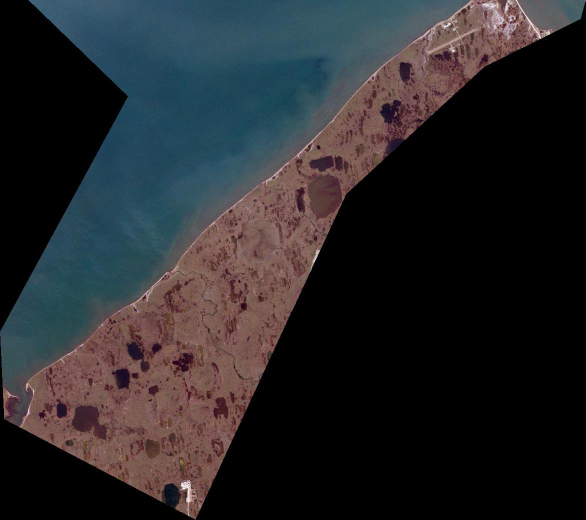
#> input picture coastline_detection/good_images/output2.jpg, 1171 x 1039 px, found by its file name (shown at 1/2 size)
$ jupyter execute --allow-errors 'Edge _process_overview.ipynb'   (older library calls are emulated)
#> lines starting #> are read from the running program, lines starting #| are printed output that depends on the picture
# Edge Detection on Plant Imagery for North Alaskan Coast
This project is designed to create a method of detecting coastline
in a set of given satellite imagery from planet labs. Specifically
for the following code the coastlines that are being detected are
located in northern Alaska. With the goal for this project being
the accurate coastline detection of over 1000 km of northern Alaskan
coastline to measure coastal erosion.

To do this the following edge detection and threshold methods have
been used: Canny edge detection, Sobel Edge Detection,
Normalized Difference Water Index (NDWI), Holistically-Nested
Edge Detection, and ISODATA clustering. Each of these methods have
their strong and weak points when it comes to clustering. I will go
over a outline of how each method work, show the method results on
two sample images from the north Alaskan coast, and describe why
the method was either chosen for further use in the project or
dropped.

# Canny Edge Detection
Canny edge detection is a multi-stage process used to detect edge on
a wide array of images.

Step 1:
We first have to import opencv and numpy in addition to handle the images
then load in the image as grayscale

[cell 1]
import cv2
import numpy as np
image = "/home/nelson/PycharmProjects/coastline_detection_with_LANDSAT/good_images/output2.jpg"
image = cv2.imread(image)
#> image is the input picture: shape (1039, 1171, 3); mean B, G, R 41.2, 38.6, 38.7
image = cv2.cvtColor(image, cv2.COLOR_BGR2GRAY)  # cv2.COLOR_BGR2GRAY one of opencv many color change options
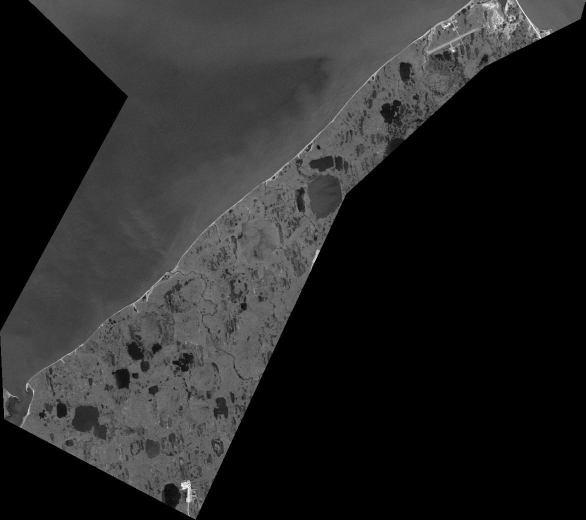
#> image: shape (1039, 1171) (shown at 1/2 size); min 0, max 253, mean 38.9

Now we need to apply a blur to the image. I know that applying a blur
seems counter intuitive but it is useful for removing noise at the
edge locations of the image. For this example we will be using a
gaussian blur of size 5x5. This should remove most of the noise in
our image.

[cell 2]
blur = cv2.GaussianBlur(image, (5, 5), 0)

Now we can apply canny edge detection on the blurred image. Part of
canny edge detection is entering in the upper and lower bounds of
the pixels in the image. Any pixels with a value higher than the upper
bound is automatically considered an edge. While any pixels below the
lower bound threshold are considered to be non-edges and are to be
discarded. Values between the two thresholds are considered to be either
edges or none edges based on their connectivity to other pixels.
One method about thinking of this process is that edges are the
points where two gaussian/bell curves meet.

[cell 3]
canny = cv2.Canny(blur, 30, 150)  # these values are just random
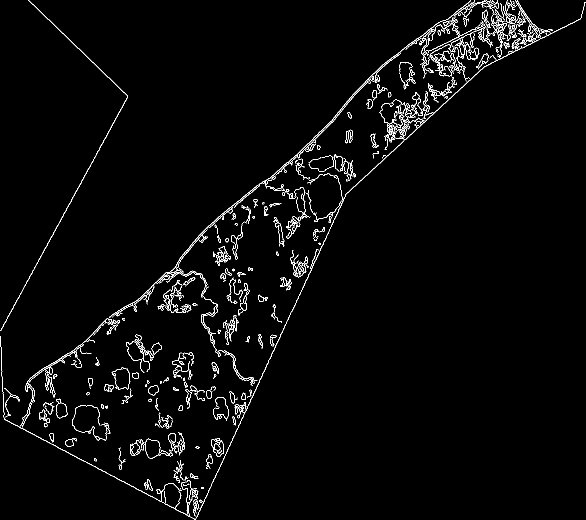
#> canny: shape (1039, 1171) (shown at 1/2 size); 2.3% white in thin lines or dots

As you can see in this image canny edge detection works pretty well.
You can see continuous edges from the coastline. It also picks up
the ponds and lakes that are also in the image. The main problem with
Canny Edge detection though is that it relies way to heavily on human
inputted values for determining edges. This makes trying to use this process
a poor choice for large amounts of images when a large variety of
different conditions exist for those images. Exactly the situation for
this project. An example of this is the following image with Canny Edge
detection applied.

Canny edge applied with the same values

You'll see in this image that in the upper left corner parts of the
island end up getting cut off.

In the end though Canny edge is still a really good edge detection choice
in most cases

# Sobel Edge Detection
Sobel Edge Detection is an approximation of the derivative of the image separated in
the x and y directions.  These gradients are then added together.

Step 1:
This is also an opencv function. Lucky we already have opencv imported.
We are also going to be using a grayscale image again. Which is still imported
as the image object. We then apply the opencv sobel function to get the x and y
gradient. To perform this operation we also need to convert the int8 pixels into 64 bit floats.
Otherwise information will be lost since we are calculating gradients.

[cell 4]
sobelX = cv2.Sobel(image, cv2.CV_64F, 1, 0)
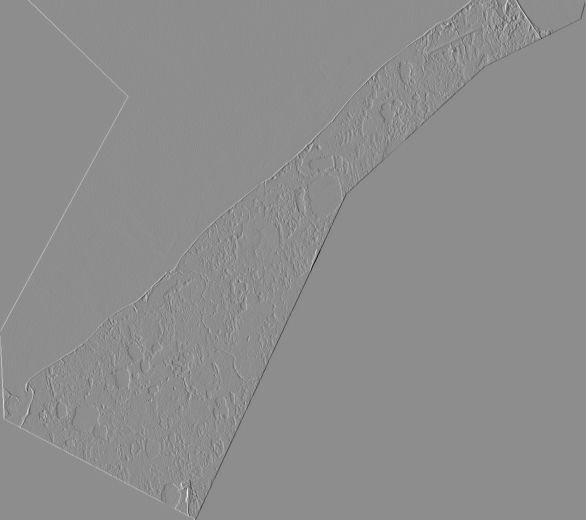
#> sobelX: shape (1039, 1171) float64 (shown at 1/2 size); min -799, max 642, mean 0; drawn with min black and max white
sobelY = cv2.Sobel(image, cv2.CV_64F, 0, 1)

Step 2:
we then have to convert the 64 float values back into int8. So that we have pixel
values that are readable for image displaying. Followed by adding the x and y gradients together.

[cell 5]
sobelX = np.uint8(np.absolute(sobelX))
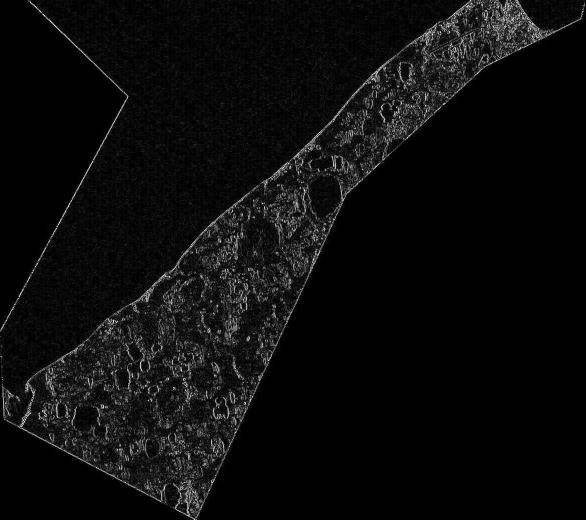
#> sobelX: shape (1039, 1171) (shown at 1/2 size); min 0, max 255, mean 11.7
sobelY = np.uint8(np.absolute(sobelY))
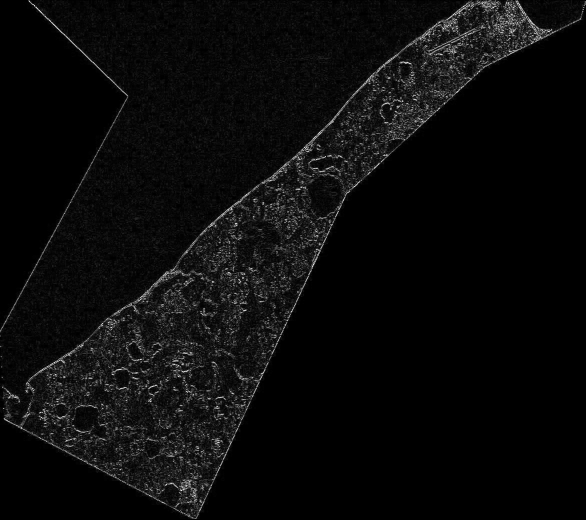
#> sobelY: shape (1039, 1171) (shown at 1/2 size); min 0, max 255, mean 10.7
sobelCombined = cv2.bitwise_or(sobelX, sobelY)
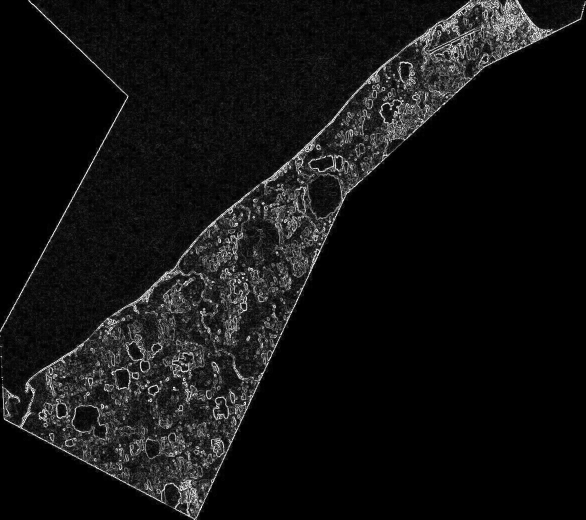
#> sobelCombined: shape (1039, 1171) (shown at 1/2 size); min 0, max 255, mean 18.4

AS you can see this image shows the edges really well. The main problem though is that
there is a bunch of additional noise that is also in the image. This noise shows up in
the area of the image where ocean would normally be, Getting rid of these noisy pixels is
necessary when an edge detection process is required to to have a high level accuracy.
Thus sort of ruling it out for accurate coastline measurements. The reason that I say sort of is that
Sobel edge detection is part of Canny Edge detection. The part of Canny Edge that
operates between the threshold parameters contains Sobel edge detection within it.
Which is why Sobel can be useful. It gives you the possibility to detect edges that
you otherwise might miss with Canny Edge.

# ISODATA Thresholding
ISODATA thresholding is a clustering algorithm that takes the histogram of the entire image
and divides them into two separate groups of data. In our case it separates the water from the land.
It matters in this case as to what band layer that this process is applied to. The near infrared
is the layer that gets the best results due to the greatest difference between water and land.

Step 1:
For this process we need to use the sckit-image package which contains the appropriate
functions to read a tiff file and an implemented ISODATA function.

[cell 6]
from skimage import io, img_as_uint
from skimage.filters import threshold_isodata
tiff_image = "/home/nelson/PycharmProjects/coastline_detection_with_LANDSAT/" \
             "Oliktok OVR Files/671610_2013-07-21_RE5_3A_Analytic_clip.tif"
#> (the rest of this cell did not finish here and is left out)

Step 2:
We then need to get the ISODATA threshold value. Followed with applying it to the
original image. The resulting image is then saved in a png file which requires the
conversion of the int16 pixel values to the int8 pixel values

#> (a cell that did not finish here is left out)

As you can see in the resulting image ISODATA has one of the best performing
coastline detection methods. Pulling out a continuous contour of the
coastline. Which an edge can easily be extracted through the used of Canny Edge.
This is only the case when there are enough land pixels in an image
though. If there are not enough land pixels in an image you instead get a mess
of static noise in the image. This is easily with a change in the image file.

[cell 8]
tiff_image_bad = "/home/nelson/PycharmProjects/coastline_detection_with_LANDSAT/" \
                 "Oliktok OVR Files/671710_2013-07-21_RE5_3A_Analytic_clip.tif"
#> (the rest of this cell did not finish here and is left out)

As you can see this image does not really show the coastline in this image.

In the end though out of all the methods that have been applied in this process
ISODATA has the best performance. Provided that enough land pixels have been
included in the original image. It just means that when applying ISODATA threshold
to an image make sure to test the result with another process to make sure no
mistakes were made.

# Normalized Difference Water Index (NDWI)
NDWI uses the properties of the different band layers in the tiff files to
determine the difference between water and land. It does this by taking
advantage of simple matrix math.

Step 1:
Use the image that was previously imported for the ISODATA threholding and
perform the following math.
NDWI = (green band - near infrared band) / (green band + near infrared band)

#> (a cell that did not finish here is left out)

As you can see in the resulting image when it comes to coastline extraction
NDWI does not really perform all that well. It really breaks down when
viewing the shore between the water and the land. This is due to NDWI's strong
point not being accuracy in determining the boundaries between water and land but
instead determining if there is water in an image. Making it a
process that is likely not to be used very often in this project.

# Holistically-Nested Edge Detection
Holistic Edge is the final edge detection process that was implemented for this
project. It is the only edge detection process that utilizes a pre-trained neural network.
By using that neural network Holistic Edge is able to learn the hierarchical representations
that represent the edges in the image. Allowing for higher accuracy in performance on
general edge detection problems than any other method of edge detection in this project.

Step 1:
We first have to import in the pre-trained model that will be used.
This is done in this project by using caffe and opencv.

[cell 10]
image = "/home/nelson/PycharmProjects/coastline_detection_with_LANDSAT/good_images/output2.jpg"
image = cv2.imread(image)
holistic_proto_path = "hed_model/deploy.prototxt"
holistic_model_path = "hed_model/hed_pretrained_bsds.caffemodel"
#> (the rest of this cell did not finish here and is left out)

Step 2:
We now need to create a class that we can use to crop layers of the network.
Allowing us to derive in input shape, batch size, input channels, height and target width.
Which are then passed to each layer in the neural network.

[cell 11]
class CropLayer(object):
    def __init__(self, params, blobs):
        # initialize our starting and ending (x, y)-coordinates of
        # the crop
        self.startX = 0
        self.startY = 0
        self.endX = 0
        self.endY = 0

    def getMemoryShapes(self, inputs):
        # the crop layer will receive two inputs -- we need to crop
        # the first input blob to match the shape of the second one,
        # keeping the batch size and number of channels
        (inputShape, targetShape) = (inputs[0], inputs[1])
        (batchSize, numChannels) = (inputShape[0], inputShape[1])
        (H, W) = (targetShape[2], targetShape[3])

        # compute the starting and ending crop coordinates
        self.startX = int((inputShape[3] - targetShape[3]) / 2)
        self.startY = int((inputShape[2] - targetShape[2]) / 2)
        self.endX = self.startX + W
        self.endY = self.startY + H
        # return the shape of the volume (we'll perform the actual
        # crop during the forward pass
        return [[batchSize, numChannels, H, W]]

    def forward(self, inputs):
        # use the derived (x, y)-coordinates to perform the crop
        return [inputs[0][:, :, self.startY:self.endY,
                self.startX:self.endX]]

Step 3:
Now we construct a blob from out image that we pass through the holistic neural network.
Which after rescaling the resulting pixels back to int8 we have our edge image.

[cell 12]
(H, W) = image.shape[:2]
#> H = 1039; W = 1171
blob = cv2.dnn.blobFromImage(image, scalefactor=1.0, size=(W, H),
                                     mean=(104.00698793, 116.66876762, 122.67891434),
                                     swapRB=False, crop=False)
#> (the rest of this cell did not finish here and is left out)

$ run again, with coastline_detection/images_rosenbrock/cat.jpg copied over coastline_detection/good_images/output2.jpg
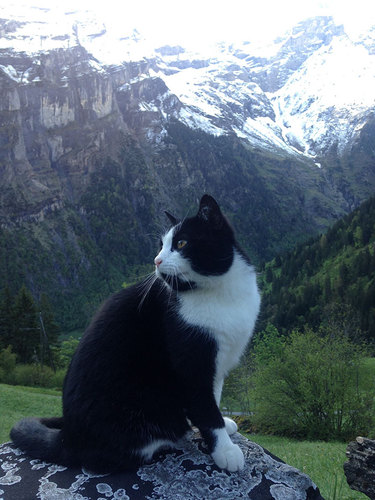
#> input picture coastline_detection/images_rosenbrock/cat.jpg, 375 x 500 px, found by its file name
#> image is the input picture: shape (500, 375, 3); mean B, G, R 113.8, 103.5, 90.8
#> image: shape (500, 375)
#> `canny = cv2.Canny(blur, 30, 150)`:
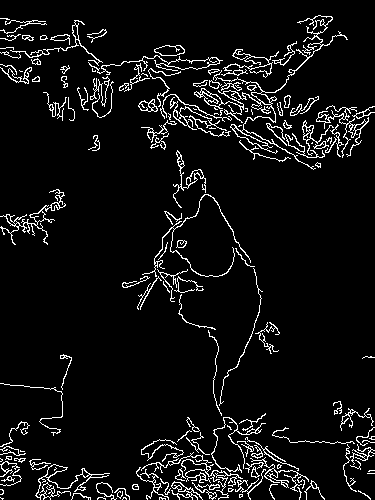
#> canny: shape (500, 375); 6.6% white in thin lines or dots
#> `sobelCombined = cv2.bitwise_or(sobelX, sobelY)`:
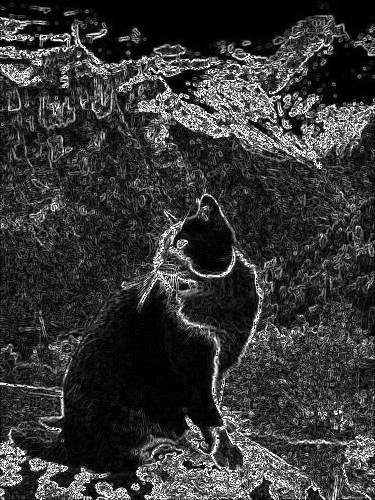
#> sobelCombined: shape (500, 375); min 0, max 255, mean 54.2
